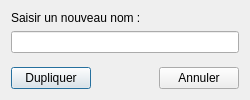
<?xml version="1.0" encoding="UTF-8"?>
<ui version="4.0">
 <class>DuplicateDialog</class>
 <widget class="QDialog" name="DuplicateDialog">
  <property name="geometry">
   <rect>
    <x>0</x>
    <y>0</y>
    <width>250</width>
    <height>100</height>
   </rect>
  </property>
  <property name="windowTitle">
   <string>Dialog</string>
  </property>
  <layout class="QVBoxLayout" name="verticalLayout_2">
   <item>
    <layout class="QVBoxLayout" name="verticalLayout">
     <item>
      <widget class="QLabel" name="_LA_newNamePrompt">
       <property name="text">
        <string>Saisir un nouveau nom :</string>
       </property>
      </widget>
     </item>
     <item>
      <widget class="QLineEdit" name="_LE_newName"/>
     </item>
     <item>
      <spacer name="verticalSpacer">
       <property name="orientation">
        <enum>Qt::Vertical</enum>
       </property>
       <property name="sizeHint" stdset="0">
        <size>
         <width>20</width>
         <height>40</height>
        </size>
       </property>
      </spacer>
     </item>
    </layout>
   </item>
   <item>
    <layout class="QHBoxLayout" name="horizontalLayout">
     <item>
      <widget class="QPushButton" name="_PB_save">
       <property name="text">
        <string>Dupliquer</string>
       </property>
      </widget>
     </item>
     <item>
      <spacer name="horizontalSpacer">
       <property name="orientation">
        <enum>Qt::Horizontal</enum>
       </property>
       <property name="sizeHint" stdset="0">
        <size>
         <width>40</width>
         <height>20</height>
        </size>
       </property>
      </spacer>
     </item>
     <item>
      <widget class="QPushButton" name="_PB_cancel">
       <property name="text">
        <string>Annuler</string>
       </property>
      </widget>
     </item>
    </layout>
   </item>
  </layout>
 </widget>
 <resources/>
 <connections/>
</ui>
